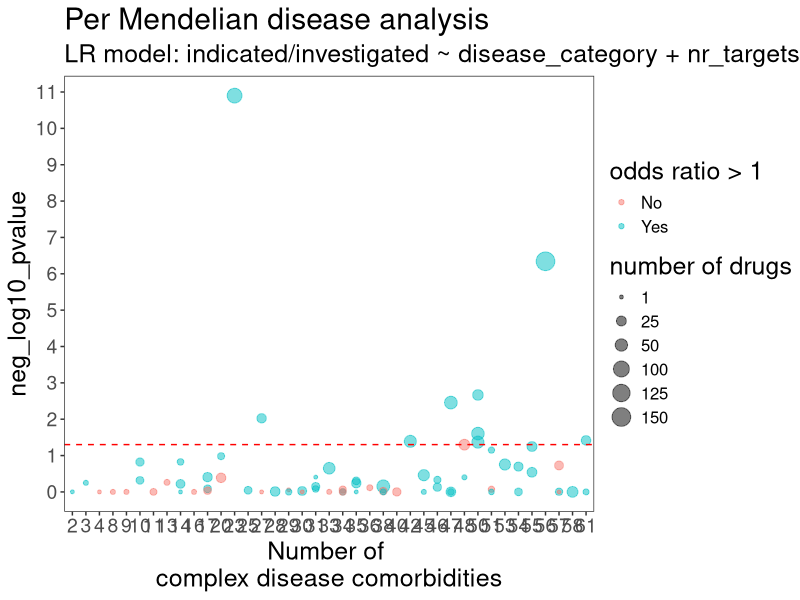
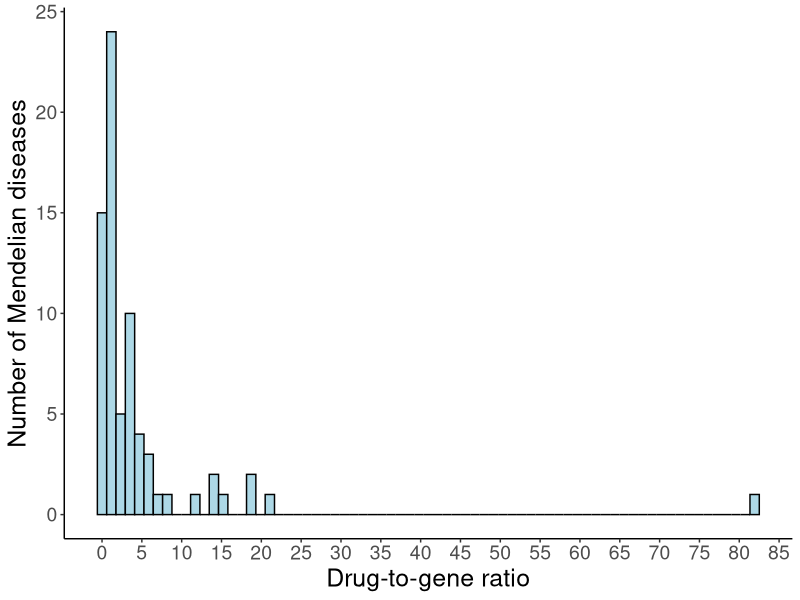
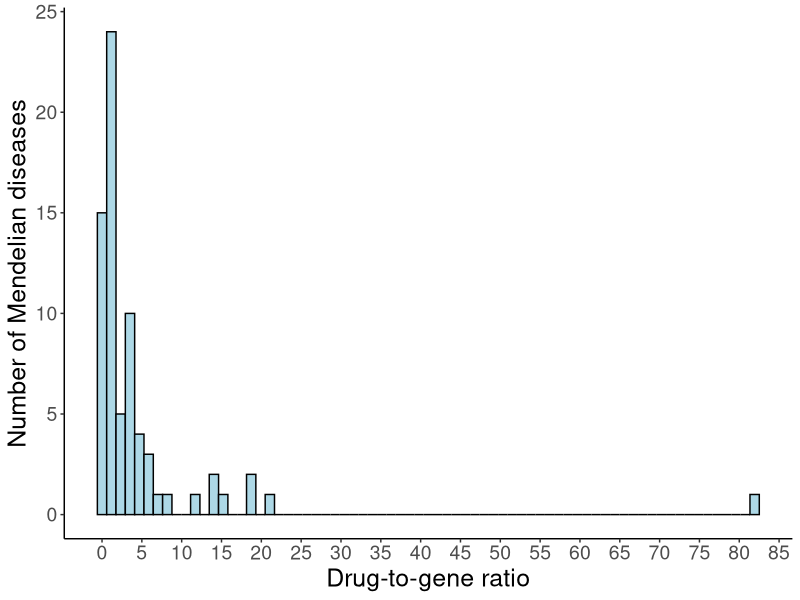
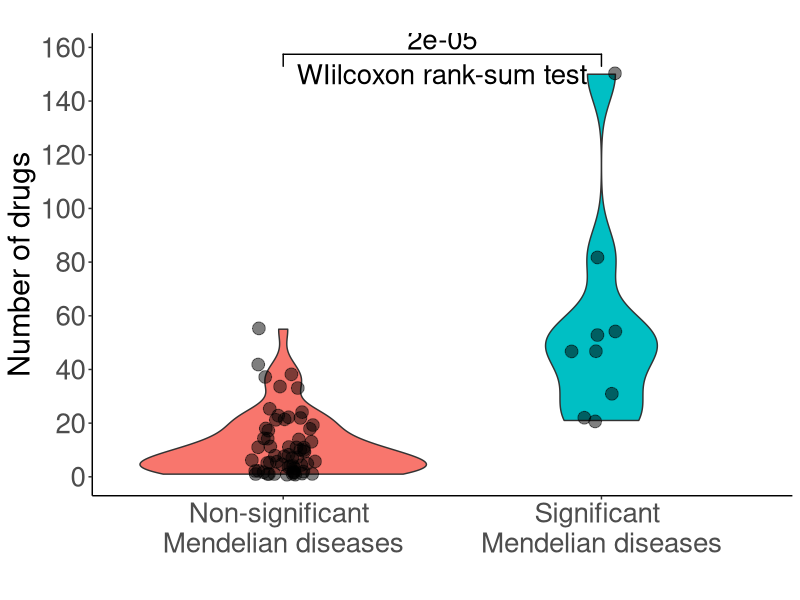
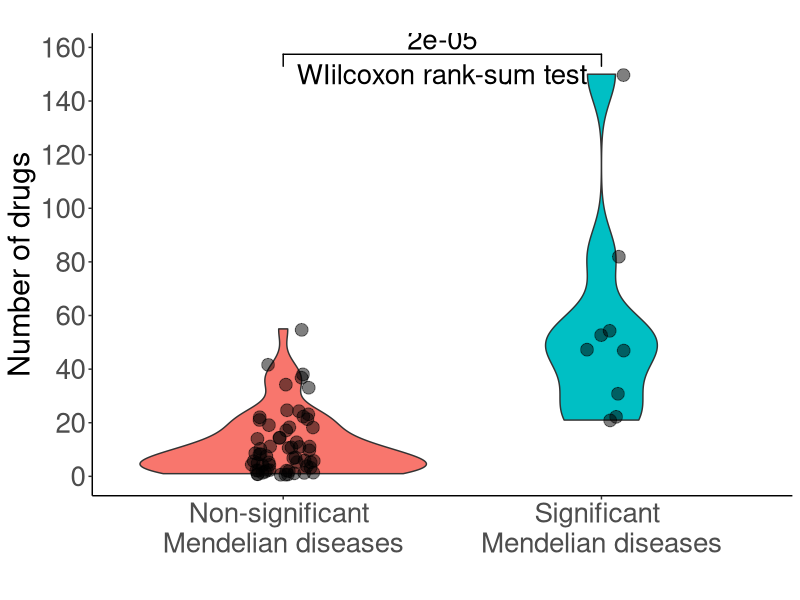

The R script that drew these images, in order: (Note: a time limit stopped this script after it produced the figures.)
### This script implements the per Mendelian disease analysis ###

library(dplyr)
library(data.table)
library(ggplot2)
library(ggsignif)

## Set type for image compression based on operating system
## For macOS, X11 installation is required (link: https://www.xquartz.org/)
# if Windows OS
if (Sys.info()['sysname'] == "Windows") {
  type_compression = "windows"
} 
# if Linux
if (Sys.info()['sysname'] == "Linux") {
  type_compression = "windows"
}
# if macOS
if (Sys.info()['sysname'] == "Darwin") {
  type_compression = "cairo"
} 

## -- load data -- ##

# Mendelian - complex disease comorbidities
md_cd_comorbidities = fread("processed_data/md_cd_comorbidities.txt")
unique_cd = unique(md_cd_comorbidities$complex_disease)
unique_md = unique(md_cd_comorbidities$mendelian_disease)

# complex disease categories
complex_disease_categories = data.table::fread("processed_data/complex_disease_category.txt")
md_cd_comorbidities = left_join(md_cd_comorbidities, complex_disease_categories, by = "complex_disease")

# indicated/investigated drugs for the complex diseases
investigated_indicated_drugs = fread("processed_data/drugs_inv_ind_per_disease.txt")
investigated_indicated_drugs = reshape2::melt(investigated_indicated_drugs, "drugbank_id", colnames(investigated_indicated_drugs)[2:ncol(investigated_indicated_drugs)])
investigated_indicated_drugs = na.omit(investigated_indicated_drugs) ; rownames(investigated_indicated_drugs) = NULL
investigated_indicated_drugs = investigated_indicated_drugs %>%
  dplyr::select(drugbank_id, complex_disease = variable) %>%
  distinct()

# Mendelian disease causal genes
md_genes = data.table::fread("processed_data/md_genes.txt")

# drug - targets
db_drug_targets = fread("processed_data/drugbank_all_drugs_known_targets.txt") %>%
  dplyr::select(db_id, drug_target) %>% 
  distinct()

# number of gene-targets per drug
drugs_nr_targets = fread("processed_data/drugbank_all_drugs_known_targets.txt") %>%
  dplyr::select(db_id, drug_target) %>%
  distinct() %>%
  group_by(db_id) %>% 
  mutate(total_targets = length(drug_target)) %>%
  dplyr::select(db_id, total_targets) %>% 
  ungroup() %>%
  distinct()

## -- find drugs targeting each Mendelian disease genes -- ##

# empty list - each element is a mendelian disease
md_comorbidities = list()
for (md in unique_md) {
  md_comorbidities[[md]] = md_cd_comorbidities %>% filter(mendelian_disease == md) %>% dplyr::select(-comorbidity)
} ; rm(md)

# annotate with Mendelian disease genes
for (i in 1:length(md_comorbidities)) {
  
  # add Mendelian disease genes
  md_comorbidities[[i]] = left_join(md_comorbidities[[i]], md_genes, by = "mendelian_disease")
  md_comorbidities[[i]] = md_comorbidities[[i]] %>% 
    dplyr::select(complex_disease, disease_category, md_gene = causal_gene) %>%
    distinct()
  
  # add drugs targeting the Mendelian disease genes
  md_comorbidities[[i]] = left_join(md_comorbidities[[i]], db_drug_targets, by = c("md_gene" = "drug_target"))
  if (sum(is.na(md_comorbidities[[i]]$db_id)) != 0) {
    md_comorbidities[[i]] = md_comorbidities[[i]][-which(is.na(md_comorbidities[[i]]$db_id)), ] ; rownames(md_comorbidities[[i]]) = NULL
  }
  
  # keep needed columns
  md_comorbidities[[i]] = md_comorbidities[[i]] %>% 
    dplyr::select(complex_disease, disease_category, db_id) %>%
    distinct()
  
  cat(i, "\n")
} ; rm(i)

### NOTE: 19 Mendelian diseases are causally associated with genes NOT targeted by any existing drug with know drug targets
###       Therefore, we remove them from the downstream analysis
md_comorbidities = md_comorbidities[lapply(md_comorbidities, nrow) > 0] # 71 Mendelian diseases remain

## -- logistic regression per Mendelian disease -- ##

# create list of logistic regression inputs for each Mendelian disease
log_reg_input = vector("list", length = length(md_comorbidities))
names(log_reg_input) = names(md_comorbidities)

for (i in 1:length(md_comorbidities)) {
  
  # if drugs are recommended for repurposing...
  if (nrow(md_comorbidities[[i]]) != 0) {
    
    ## candidate drugs
    candidate_drugs_temp = unique(md_comorbidities[[i]]$db_id)
    
    ## complex diseases that these drugs are recommended for repurposing
    complex_diseases_temp = unique(md_comorbidities[[i]]$complex_disease)
    
    ## complex diseases these drugs are indicated/investigated
    # not all drugs will be indicated/investigated for a disease --> keep this in mind when you build the logistic regression input data frame
    ind_inv_temp = investigated_indicated_drugs %>%
      filter(drugbank_id %in% candidate_drugs_temp) %>%
      mutate(indicated_investigated = 1)
    
    ## create logistic regression input
    
    # each row should be a drug-complex disease pair
    log_reg_input[[i]] = data.frame(drug = rep(candidate_drugs_temp, each = length(unique_cd)))
    
    # add complex diseases
    log_reg_input[[i]]$disease = unique_cd

    # add disease category
    log_reg_input[[i]] = left_join(log_reg_input[[i]], complex_disease_categories, by = c("disease" = "complex_disease"))
    
    # add number of targets
    log_reg_input[[i]] = left_join(log_reg_input[[i]], drugs_nr_targets, by = c("drug" = "db_id"))
    
    # add indicated/investigated drugs
    log_reg_input[[i]] = left_join(log_reg_input[[i]], ind_inv_temp, by = c("drug" = "drugbank_id", "disease" = "complex_disease"))
    log_reg_input[[i]]$indicated_investigated = ifelse(is.na(log_reg_input[[i]]$indicated_investigated), 0, 1)
    
    # add drug candidates information
    log_reg_input[[i]]$recommended = ifelse(log_reg_input[[i]]$disease %in% complex_diseases_temp, 1, 0)
  }
  
  ## track progress
  cat(i, "\n")
} ; rm(i, candidate_drugs_temp, complex_diseases_temp, ind_inv_temp)

## run logistic regression
log_reg_results = vector("list", length = length(log_reg_input))
names(log_reg_results) = names(log_reg_input)

for (i in 1:length(log_reg_input)) {
  
  # run logistic regression
  glm_fits_temp = glm(indicated_investigated ~  disease_category + total_targets + recommended, 
                      data = log_reg_input[[i]], 
                      family = binomial())
  log_summary_temp = summary(glm_fits_temp)$coefficients
  
  # populate list
  log_reg_results[[i]] = log_summary_temp
    
  ## track progress
  cat(i, "\n")
} ; rm(i, glm_fits_temp, log_summary_temp)

## create a data frame with the results of logistic regression for each Mendelian disease
log_reg_results_summary = data.frame(mendelian_disease = names(md_comorbidities), beta = NA, pvalue = NA)

for (i in 1:length(log_reg_results)){
  
  log_reg_results[[i]] = data.frame(log_reg_results[[i]])
  log_reg_results_summary[i, "beta"] = log_reg_results[[i]]["recommended", "Estimate"]
  log_reg_results_summary[i, "pvalue"] = log_reg_results[[i]]["recommended", "Pr...z.."]
  
} ; rm(i)

log_reg_results_summary = log_reg_results_summary %>% 
  arrange(pvalue)
log_reg_results_summary %>% filter(pvalue < 0.05) %>% nrow() # 9 significant Mendelian diseases at a nominal level (p<0.05)

## -- annotate each Mendelian disease with number of complex disease comorbidities and number of drugs targeting its associated genes -- ##

## number of comorbidities per Mendelian disease
md_nr_comorbidities = md_cd_comorbidities %>%
  dplyr::select(mendelian_disease, complex_disease) %>%
  group_by(mendelian_disease) %>%
  mutate(nr_comorbidities = length(complex_disease)) %>%
  ungroup() %>%
  dplyr::select(mendelian_disease, nr_comorbidities) %>%
  distinct()
log_reg_results_summary = left_join(log_reg_results_summary, md_nr_comorbidities, by = "mendelian_disease")

## number of drugs targeting the genes associated with each Mendelian disease
md_genes_drugs = left_join(md_genes, db_drug_targets, by = c("causal_gene" = "drug_target"))
md_genes_drugs = na.omit(md_genes_drugs) ; rownames(md_genes_drugs) = NULL
md_genes_drugs = md_genes_drugs %>%
  group_by(mendelian_disease) %>% 
  mutate(nr_drugs = length(db_id)) %>%
  ungroup() %>%
  dplyr::select(mendelian_disease, nr_drugs) %>% 
  distinct()
log_reg_results_summary = left_join(log_reg_results_summary, md_genes_drugs, by = "mendelian_disease")

## -- visualizations -- ##
log_reg_results_summary = log_reg_results_summary %>% arrange(nr_comorbidities)
log_reg_results_summary$nr_comorbidities = factor(log_reg_results_summary$nr_comorbidities, levels = log_reg_results_summary$nr_comorbidities, labels = log_reg_results_summary$nr_comorbidities)
log_reg_results_summary$beta = ifelse(exp(log_reg_results_summary$beta) > 1, 1, 0)
log_reg_results_summary$beta = factor(log_reg_results_summary$beta, levels = c(0, 1), labels = c("No", "Yes"))

ggplot(log_reg_results_summary, aes(x = nr_comorbidities, y = -log10(pvalue))) +
  geom_point(alpha = 0.5, aes(size = nr_drugs, color = beta)) +
  scale_x_discrete(breaks = seq(1, 61, 1)) +
  scale_y_continuous(breaks = seq(0, 11, 1)) +
  labs(title = "Per Mendelian disease analysis",
       subtitle = "LR model: indicated/investigated ~ disease_category + nr_targets + candidate_drug", 
       color = "odds ratio > 1",
       size = "number of drugs") +
  xlab("Number of \ncomplex disease comorbidities") +
  ylab("neg_log10_pvalue") +
  geom_hline(yintercept = -log10(0.05), linetype = "dashed", color = "red") +
  theme_test() +
  # guides(color = guide_legend(override.aes = list(size = 4))) +
  scale_size_continuous(breaks = c(1, 25, 50, 100, 125, 150)) +
  geom_text(data = subset(log_reg_results_summary, beta == 1 & pvalue < 0.05), 
            aes(label = mendelian_disease), 
            nudge_y = 0.16, nudge_x = 0.16) +
  theme(axis.text = element_text(size = 14),
        axis.title = element_text(size = 18),
        title = element_text(size = 18), 
        legend.text = element_text(size = 12))

# histogram drug-to-gene ratio per Mendelian disease
nr_genes_per_md = md_genes %>%
  group_by(mendelian_disease) %>%
  mutate(nr_genes = length(causal_gene)) %>%
  ungroup() %>%
  dplyr::select(mendelian_disease, nr_genes) %>%
  distinct()
log_reg_results_summary = left_join(log_reg_results_summary, nr_genes_per_md, by = "mendelian_disease")
log_reg_results_summary$drug_to_gene_ratio = log_reg_results_summary$nr_drugs / log_reg_results_summary$nr_genes

fig_3a = ggplot(log_reg_results_summary, aes(x = drug_to_gene_ratio)) +
  geom_histogram(color = "black", fill = "lightblue", bins = 71) +
  scale_x_continuous(breaks = seq(0, 95, 5)) +
  xlab("Drug-to-gene ratio") +
  ylab("Number of Mendelian diseases") +
  theme_classic() +
  theme(axis.text = element_text(size = 14),
        axis.title = element_text(size = 18),
        title = element_text(size = 18), 
        legend.text = element_text(size = 12))

fig_3a
ggsave(filename = "Fig3A_drug_to_gene_ratio_per_MD.tiff", 
       path = "figures/",
       width = 10000, height = 4500, device = 'tiff', units = "px",
       dpi = 700, compression = "lzw", type = type_compression)
dev.off()

# number of drugs - rank sum test
log_reg_results_summary$sig = ifelse(log_reg_results_summary$pvalue < 0.05, 1, 0)
log_reg_results_summary$sig = factor(log_reg_results_summary$sig, levels = c(0, 1), labels = c("Non-significant \nMendelian diseases", "Significant \nMendelian diseases"))
fig_3b = ggplot(log_reg_results_summary, aes(y = nr_drugs, x = sig, fill = sig)) +
  geom_violin() +
  geom_jitter(width = 0.1, alpha = 0.5, size = 4) +
  xlab("") +
  ylab("Number of drugs") +
  labs(title = "") +
  scale_y_continuous(breaks = seq(0, 170, 20)) +
  theme_classic() +
  geom_signif(comparisons = list(c("Non-significant \nMendelian diseases", "Significant \nMendelian diseases")),   
              map_signif_level = FALSE, textsize = 7) +
  annotate(geom = "text", x = 1.5, y = 150, label = "WIilcoxon rank-sum test", size = 7) +
  theme(axis.text = element_text(size = 20),
        axis.title = element_text(size = 22),
        legend.position = "none")

fig_3b
ggsave(filename = "Fig3B_rank_sum_test.tiff", 
       path = "figures/",
       width = 7000, height = 8000, device = 'tiff', units = "px",
       dpi = 700, compression = "lzw", type = type_compression)
dev.off()

## -- observed vs permutations -- ##

## Now, that we have the signal that significant Mendelian diseases are targeted by a higher number of drugs compared to non-significant,
## we want to exclude the possibility that our significant results from the main analysis are due to the high number of drugs rather than the comorbidity information

# Mendelian - complex disease comorbidities
md_cd_comorbidities = md_cd_comorbidities %>% 
  dplyr::select(mendelian_disease, complex_disease) %>%
  arrange(mendelian_disease)

# drugs targeting md_genes
drugs_targeting_md_genes = left_join(md_genes, db_drug_targets, by = c("causal_gene" = "drug_target")) %>%
  na.omit() %>%
  dplyr::select(db_id) %>%
  distinct()

### -- observed -- ###

## create logistic regression input
# each row is a drug-complex disease pair
log_input_obs = data.frame(db_id = rep(drugs_targeting_md_genes$db_id, each = length(unique_cd)))

# add complex diseases
log_input_obs$complex_disease = unique_cd

# add disease category
log_input_obs = left_join(log_input_obs, complex_disease_categories, by = "complex_disease")

# add candidate drugs information
x = left_join(md_cd_comorbidities, md_genes, by = "mendelian_disease")
x = na.omit(x) ; rownames(x) = NULL
x = x %>% dplyr::select(complex_disease, causal_gene) %>% distinct
x = left_join(x, db_drug_targets, by = c("causal_gene" = "drug_target"))
x = na.omit(x) ; rownames(x) = NULL
x = x %>% dplyr::select(-causal_gene) %>% distinct()
x$recommended = 1
log_input_obs = left_join(log_input_obs, x, by = c("complex_disease", "db_id"))
log_input_obs$recommended = ifelse(is.na(log_input_obs$recommended), 0, 1)

# number of drug targets
log_input_obs = left_join(log_input_obs, drugs_nr_targets, by = c("db_id" = "db_id"))

# add investigated/indicated drugs
investigated_indicated_drugs$indicated_investigated = 1
log_input_obs = left_join(log_input_obs, investigated_indicated_drugs, by = c("db_id" = "drugbank_id", "complex_disease" = "complex_disease"))
log_input_obs$indicated_investigated = ifelse(is.na(log_input_obs$indicated_investigated), 0, 1)

# logistic regression
glm_fit_obs = glm(indicated_investigated ~ total_targets + disease_category + recommended,
                  data = log_input_obs, 
                  family = binomial())
log_reg_summary_obs = summary(glm_fit_obs)$coefficients
or_obs = exp(log_reg_summary_obs[8, 1])
pvalue_obs = log_reg_summary_obs[8, 4]

## -- permutations -- ##

## NOTE: in this permutation analysis, we shuffle the drugs targeting each Mendelian disease.
## This is equivalent to shuffling the rows of drugs in our logistic regression input

## create logistic regression input
# each row is a drug-complex disease pair
log_input_perm = data.frame(db_id = rep(drugs_targeting_md_genes$db_id, each = length(unique_cd)))

# add complex diseases
log_input_perm$complex_disease = unique_cd

# add disease category
log_input_perm = left_join(log_input_perm, complex_disease_categories, by = "complex_disease")

# add candidate drugs information
x = left_join(md_cd_comorbidities, md_genes, by = "mendelian_disease")
x = na.omit(x) ; rownames(x) = NULL
x = x %>% dplyr::select(complex_disease, causal_gene) %>% distinct
x = left_join(x, db_drug_targets, by = c("causal_gene" = "drug_target"))
x = na.omit(x) ; rownames(x) = NULL
x = x %>% dplyr::select(-causal_gene) %>% distinct()
x$recommended = 1
log_input_perm = left_join(log_input_perm, x, by = c("complex_disease", "db_id"))
log_input_perm$recommended = ifelse(is.na(log_input_perm$recommended), 0, 1)

## perform permutation analysis 
# empty data frame to populate with permutation results
log_reg_results_permutation = data.frame(permutation = NA,
                                         odds_ratio = NA,
                                         pvalue = NA)

for (permutation in 1:1000) {
  
  # shuffle the drugs
  drugs_original = unique(log_input_perm$db_id)
  drugs_shuffled = sample(drugs_original, replace = FALSE)
  log_input_perm_temp = log_input_perm
  log_input_perm_temp$db_id = rep(drugs_shuffled, each = 65)
  
  # add number of drug targets
  log_input_perm_temp = left_join(log_input_perm_temp, drugs_nr_targets, by = c("db_id" = "db_id"))
  
  # add investigated/indicated drugs
  log_input_perm_temp = left_join(log_input_perm_temp, investigated_indicated_drugs, by = c("db_id" = "drugbank_id", "complex_disease" = "complex_disease"))
  log_input_perm_temp$indicated_investigated = ifelse(is.na(log_input_perm_temp$indicated_investigated), 0, 1)
  
  # run logistic regression
  glm_fit_perm_temp = glm(indicated_investigated ~ total_targets + disease_category + recommended,
                          data = log_input_perm_temp, 
                          family = binomial())
  log_reg_summary_temp = summary(glm_fit_perm_temp)$coefficients
  
  # populate the results data frame
  log_reg_results_permutation[permutation, "permutation"] = permutation
  log_reg_results_permutation[permutation, "odds_ratio"] = exp(log_reg_summary_temp[8, 1])
  log_reg_results_permutation[permutation, "pvalue"] = log_reg_summary_temp[8, 4]

  ## track progress
  cat(permutation, "\n")
}

## calculate p-value after permutations
perm_pvalue = sum(pvalue_obs >= log_reg_results_permutation$pvalue) / 1000 # 0.018 = 1.8%
sum(or_obs <= log_reg_results_permutation$odds_ratio) / 1000 # 0.014 = 1.4%

## visualizations of results
fig_3c = ggplot(log_reg_results_permutation, aes(x = -log10(pvalue))) +
  geom_histogram(color = "black", fill = "lightblue") +
  geom_vline(xintercept = -log10(pvalue_obs), color = "red", linewidth = 0.8) +
  xlab("neg_log10_pvalue") +
  ylab("count") +
  scale_x_continuous(breaks = seq(0, 30, 5)) +
  annotate(geom = "text", x = 22.5, y = 95, label = paste0(perm_pvalue * 100, "%"), size = 7, color = "red", fontface = "bold") +
  theme_test() +
  theme(axis.text = element_text(size = 20, family = "Arial", colour = "black"),
        axis.title = element_text(size = 22, family = "Arial", colour = "black"))

fig_3c
ggsave(filename = "Fig3C_permutations.tiff", 
       path = "figures/",
       width = 5000, height = 6000, device = 'tiff', units = "px",
       dpi = 700, compression = "lzw", type = type_compression)
dev.off()
